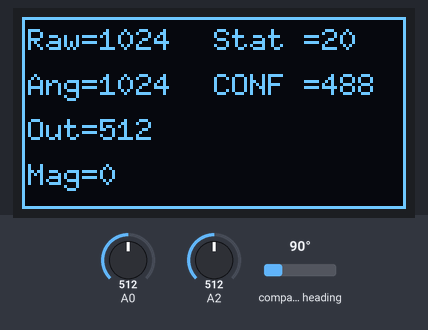
Bench run of a sketch on a simulated Arduino Uno, built with avr-gcc and run on an emulated ATmega328P. Parts: 128×64 one-colour display. Wiring (inferred from the names in the program): AS5600 angle sensor at I2C address 0x36. Inputs (shaded band) come from the test bench; at power-on: compass heading 90°, A2 = 512, A0 = 512. What the sketch prints to the serial monitor is not drawn.

Above: at 1.4 s.
1.5 s: compass heading set to 7°
At 4.7 s:
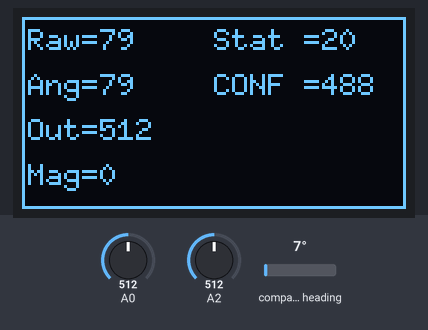
5.0 s: A2 set to 716
At 6.9 s:
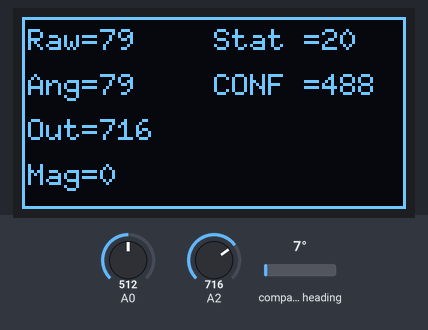
7.7 s: compass heading set to 180°
At 10.1 s:
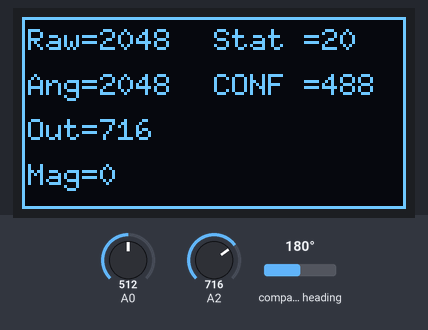
10.4 s: A2 set to 900
At 12.6 s:
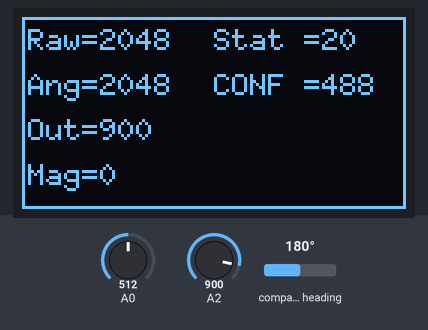
13.2 s: compass heading set to 269°
At 14.9 s:
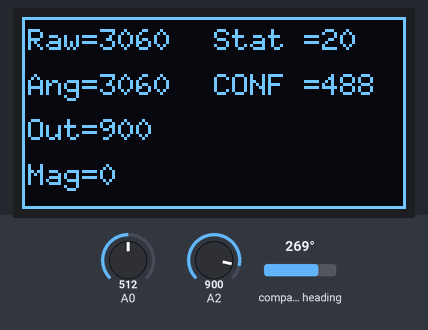
15.9 s: A2 set to 1023
At 17.6 s:
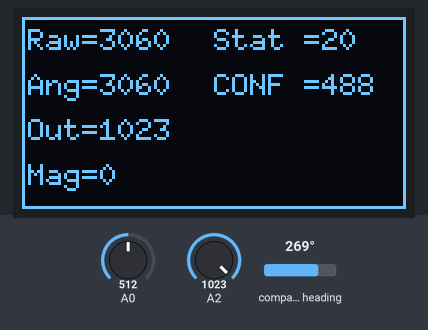
Timing chart, 0 to 19.1 s (numbered marks = the images above; inputs shaded):
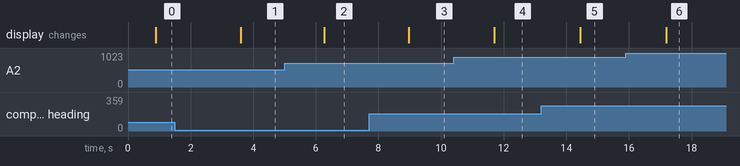

The sketch:

AS5600_Driver.ino
```cpp
/*
    Name		:	AS5600_Driver.ino
    Created		:	12-Feb-2020 21:56:00
    Author		:	Oscar goos
	Code		:	C++, Flash: , RAM:
	Contrcoller	:	ATmega328
	Last tested	:
	Notes		:   AS5600_reg.ml=1 when .magnitude <=~1800, .md=1 when magnitude>=480, .mh=1 when could not bedetected
				:	Arduno is little endian. LSB is at lowest address
				:	If you program MANG MPOS will be 0, if you program MPOS MAN will be zero
				:	Burn cmd 0x10, 0x20 are software cmd's to copy NVM to 5600 angle registers;  BURN(cmd=0x40) and BURN(cmd=0x80) are hardware commands
				:	BURN angle   (ZPOS, MPOS)   cmd=0x80 can be executes max 3x, ZMCO is max 0x03;
				:	BURN setting (MANG, CONFIG) cmd=0x40 can be executed max 1x,  when ZMCO=0 (BURN angle never executed).
				:	BURN CMD=0x10, 0x40, 0x80 tested but not with real I2C writes to the AS5600,  cmd=0x20 is tested and it copies the NVM values to AS5600 registers
*/

#include <U8glib.h>
#include <Wire.h>

enum cmd  {ZMCO=0, ZPOS=1, MPOS=3, MANG=5, CONF=7, RANG=0x0C, ANG=0x0E, STAT=0x0B, AGC=0x1A, MAGN=0x1B, BURN=0xFF, ALL=2, INIT=4};

//union stat_reg {
//struct stat {
//		uint8_t		dummy1	: 3;								// dummy bits
//		uint8_t		mh		: 1;								// Magnetic field to high Flag
//		uint8_t		ml		: 1;								// Magnetic field to low Flag
//		uint8_t		md		: 1;								// Magnetic field available flag
//		uint8_t		dummy2	: 2;								// dummy bits
//	} stat;
// uint8_t	stat;
//};


struct AS5600_regs {
	uint8_t			init_flag;									// Flag to check f AS5600 is initialised, Call
	uint8_t			zmco;										// Prog Counter that shows nr of time MPOS and ZPOS has been written prog cmd=0x40, max value 0x02 (3x)
	uint16_t		zpos;										// Zero postion angle
	uint16_t		mpos;										// Max  postion angle
	uint16_t		mang;										// Max Angle range 18...360 degree.
	struct conf {
		uint8_t		pm		: 2;								// Power Mode : 00 = NOM, 01 = LPM1, 10 = LPM2, 11 = LPM3
		uint8_t		hyst	: 2;								// Hysteresis : 00 = OFF, 01 = 1 LSB, 10 = 2 LSBs, 11 = 3 LSBs
		uint8_t		outs	: 2;								// Ouput Stage Mode	: 00 = analog (range 0%..100%),  01 = analog range 10%..90%, (Range GND..VDD),  10 = digital PWM
		uint8_t		pwmf	: 2;								// PWM Frequency: 	00 = 115 Hz; 01 = 230 Hz; 10 = 460 Hz; 11 = 920 Hz
		uint8_t		sf		: 2;								// Slow Filter	: 00 = 16x (1); 01 = 8x; 10 = 4x; 11 = 2x
		uint8_t		fth		: 3;								// Fast Filter trhreshold : 000 = slow filter only, 001 = 6 LSBs, 010 = 7 LSBs, 011 = 9 LSBs,100 = 18 LSBs, 101 = 21 LSBs, 110 = 24 LSBs, 111 = 10 LSBs
		uint8_t		wd		: 1;								// Watch Dog	:	0 = OFF, 1 = ON
		uint8_t		dummy0	: 2;								// dummy bits
	}conf;
	uint16_t		raw_angle;									// Unscale un modified angle value
	uint16_t		angle;										// Scale modified angle value
	struct stat {
		uint8_t		dummy1	: 3;								// dummy bits
		uint8_t		mh		: 1;								// Magnetic field to high Flag
		uint8_t		ml		: 1;								// Magnetic field to low Flag
		uint8_t		md		: 1;								// Magnetic field available flag
		uint8_t		dummy2	: 2;								// dummy bits
	} stat;
	uint8_t			agc;										// Value of the AGC feeback amplifier
	uint16_t		magnitude;									// Magnetic field value
	uint8_t			burn;										// Command register to burn settings cmd=0x40 or burn angle values cmd=0x80
																// MANG can only be programmed when ZMCO=0x00, max time programable 1x
} __attribute__((packed, aligned(1))) AS5600_reg = { false,  0,0x00A,0x0FEC,0x0000, {0,2,0,2, 0,0x01,0,0}, 0,0, {0,0,0,0,0} ,0,0,0 };


uint16_t AS5600_Driver(uint8_t cmd, uint8_t rw, uint16_t par) {
	uint16_t reg;
	if (AS5600_reg.init_flag == false) cmd = INIT;				// Call AS5600_Driver(ALL, 'r', 0); first time and it auto initialises the AR5600
	switch (cmd) {
		case INIT: {
			AS5600_reg.init_flag = true;
			AS5600_Driver(CONF, 'w', *(uint16_t*)&AS5600_reg.conf);
			if ((AS5600_reg.mang == 0x000) && ((AS5600_reg.zpos != 0x000) || (AS5600_reg.mpos != 0x000))) {
				AS5600_Driver(ZPOS, 'w', AS5600_reg.zpos);
				AS5600_Driver(MPOS, 'w', AS5600_reg.mpos);
			}
			else AS5600_Driver(MANG, 'w', AS5600_reg.mang);
			AS5600_Driver(ALL,  'r', 0);
		} break;
		case ALL: { }
		case ZMCO: {
			if( rw=='r' ) AS5600_reg.zmco				 = (uint8_t)I2C_Read(ZMCO, sizeof(AS5600_reg.zmco)) & 0x03;
		} if (cmd!=ALL) break;
		case ZPOS: {
			if( rw=='r' ) AS5600_reg.zpos				 = I2C_Read(ZPOS, sizeof(AS5600_reg.zpos)) & 0x0FFF;
			if (rw == 'w') I2C_Write(ZPOS, sizeof(AS5600_reg.zpos), (I2C_Read(ZPOS, sizeof(AS5600_reg.zpos)) & 0xF000) | AS5600_reg.zpos);
			delay(1);
		}  if (cmd!=ALL) break;
		case MPOS: {
			if( rw == 'r' ) AS5600_reg.mpos				 = I2C_Read(MPOS, sizeof(AS5600_reg.mpos)) & 0x0FFF;
			if (rw == 'w') I2C_Write( MPOS, sizeof(AS5600_reg.mpos), (I2C_Read(ZPOS, sizeof(AS5600_reg.mpos)) & 0xF000) | AS5600_reg.mpos );
			delay(1);
		}  if (cmd!=ALL) break;
		case MANG: {
			if( rw == 'r') AS5600_reg.mang				 = I2C_Read(MANG, sizeof(AS5600_reg.mang)) & 0x0FFF;
			if (rw == 'w') I2C_Write( MANG, sizeof(AS5600_reg.mang), (I2C_Read(ZPOS, sizeof(AS5600_reg.mang)) & 0xF000) | AS5600_reg.mang);
			delay(1);
		}  if (cmd!=ALL) break;
		case CONF: {
			if( rw == 'r') *(uint16_t*)&AS5600_reg.conf	 = I2C_Read(CONF, sizeof(AS5600_reg.conf)) & 0x3FFF;
			if (rw == 'w')  I2C_Write( CONF, sizeof(AS5600_reg.conf), (I2C_Read(ZPOS, sizeof(AS5600_reg.conf)) & 0xC000) | *(uint16_t*)&AS5600_reg.conf);
		}  if (cmd!=ALL) break;

		case RANG: {
			if( rw=='r' ) AS5600_reg.raw_angle			 = I2C_Read(RANG, sizeof(AS5600_reg.raw_angle)) & 0x0FFF;
		}  if (cmd!=ALL) break;
		case ANG: {
			if( rw=='r' ) AS5600_reg.angle				 = I2C_Read(ANG, sizeof(AS5600_reg.angle)) & 0x0FFF;
		}  if (cmd!=ALL) break;

		case STAT: {
			if (rw == 'r')* (uint8_t*)& AS5600_reg.stat = (uint8_t)I2C_Read(STAT, sizeof(AS5600_reg.stat)) & 0x38;
		} if (cmd!=ALL) break;
		case AGC: {
			if( rw=='r' ) AS5600_reg.agc				 = (uint8_t)I2C_Read(AGC, sizeof(AS5600_reg.agc)) & 0xFF;
		}  if (cmd!=ALL) break;
		case MAGN: {
			if( rw=='r' ) AS5600_reg.magnitude			 = I2C_Read(MAGN, sizeof(AS5600_reg.magnitude)) & 0x0FFF;
		}  break;
		case BURN: {											// Burn Commands  prog Setting=Ox40, Prog Angles=0X80,   load ZPOS=0x01, Load MPOS=0x11, Load MANG=0x10
			if ((rw == 'w') && (AS5600_reg.zmco == 0x00) && (par == 0x40 || par == 0x10))	Serial.print("I2C_Write(BURN, 1, 0x40)\r"); // I2C_Write(BURN, 1, 0x40);
			if ((rw == 'w') && (AS5600_reg.zmco  < 0x03) && (par == 0x80 || par == 0x10 ) && (AS5600_reg.stat.md == 0x01) ) Serial.print("I2C_Write(BURN, 1, 0x80)\r"); //I2C_Write(BURN, 1, 0x80);
				delay(1);
			if ( (rw == 'r') && (par == 0x20) ) {
				I2C_Write(BURN, 1, 0x01);						// Copy NVM ZPOS value to AS6500 register ZPOS
				I2C_Write(BURN, 1, 0x10);						// Copy NVM MPOS value to AS6500 register MPOS
				I2C_Write(BURN, 1, 0x11);						// Copy NVM MANG value to AS6500 register MPOS
			}
		} break;
	}
}

#define			STOP			true
#define			AS5600_ADR		0x36

uint16_t I2C_Read(uint8_t regptr, uint8_t cnt) {
	Wire.beginTransmission(AS5600_ADR);
	Wire.write(regptr);
	Wire.endTransmission();
	Wire.requestFrom((uint8_t)AS5600_ADR, cnt, (uint8_t)STOP);
	if (cnt==1) return (uint16_t) Wire.read();
	if (cnt==2) return (Wire.read() << 8 | Wire.read()) ;
}

uint16_t I2C_Write(uint8_t regptr, uint8_t cnt, uint16_t par) {
	Wire.beginTransmission(AS5600_ADR);
	Wire.write(regptr);
	if (cnt == 2) { Wire.write(par >> 8); Wire.write(par); }
	if (cnt == 1) { Wire.write(par); }
	Wire.endTransmission();
}


U8GLIB_SH1106_128X64 u8g(U8G_I2C_OPT_NONE);
uint8_t lcnt=0;

void setup() {
  Serial.begin(115200);
  // Show the inital setting values
  Serial.print(F("ZMCO\t\t"));   Serial.print(F("ZPOS\t\t"));  Serial.print(F("MPOS\t\t"));   Serial.print(F("MANG\t\t")); Serial.print(F("CONF\t\t")); Serial.print("\r");
  Serial.print(AS5600_reg.zmco);  Serial.print(F("\t\t"));Serial.print(AS5600_reg.zpos,HEX);  Serial.print(F("\t\t"));Serial.print(AS5600_reg.mpos,HEX);  Serial.print(F("\t\t"));
  Serial.print(AS5600_reg.mang,HEX);  Serial.print(F("\t\t"));Serial.print(*(uint16_t*)&AS5600_reg.conf,HEX);  Serial.print("\r");
  // Init AS6500 and Show the read back inital setting values
  AS5600_Driver(ALL, 'r', 0);
  Serial.print(AS5600_reg.zmco);  Serial.print(F("\t\t"));Serial.print(AS5600_reg.zpos,HEX);  Serial.print(F("\t\t"));Serial.print(AS5600_reg.mpos,HEX);  Serial.print(F("\t\t"));
  Serial.print(AS5600_reg.mang,HEX);  Serial.print(F("\t\t"));Serial.print(*(uint16_t*)&AS5600_reg.conf,HEX);   Serial.print("\n");
  // Both displayes lines of values should be the same.

  AS5600_Driver(BURN, 'w', 0x10);							//Run the Burn commands 0x10, 0x20, 0x40, 0x80
  AS5600_Driver(BURN, 'w', 0x40);
  AS5600_Driver(BURN, 'w', 0x80);
  //AS5600_Driver(BURN, 'r', 0x20);

  AS5600_Driver(ALL, 'r', 0);								// Show if the NvM was copie back to AS5600 regeisters
  Serial.print(AS5600_reg.zmco);  Serial.print(F("\t\t"));Serial.print(AS5600_reg.zpos,HEX);  Serial.print(F("\t\t"));Serial.print(AS5600_reg.mpos,HEX);  Serial.print(F("\t\t"));
  Serial.print(AS5600_reg.mang,HEX);  Serial.print(F("\t\t"));Serial.print(*(uint16_t*)&AS5600_reg.conf,HEX);   Serial.print("\n");

  u8g_prepare();
}

void loop() {
  AS5600_Driver(ALL, 'r', 0);
  if ((lcnt++) % 5 == 0) {
	  Serial.print(F("Raw A\t"));   Serial.print(F("Angle\t"));  Serial.print(F("AGC\t"));   Serial.print(F("Magn Fld\t")); Serial.print(F("stats\t"));
	  Serial.print(F("Conf\t"));  Serial.print(F("out")); Serial.print("\n");
  }
  Serial.print(AS5600_reg.raw_angle);  Serial.print(F("\t")); Serial.print(AS5600_reg.angle); Serial.print(F("\t")); Serial.print(AS5600_reg.agc, HEX);  Serial.print(F("\t"));
  Serial.print(AS5600_reg.magnitude);  Serial.print(F("\t\t"));Serial.print(*(uint8_t*)& AS5600_reg.stat,HEX);  Serial.print(F("\t")); Serial.print(*(uint16_t*)& AS5600_reg.conf,HEX);
  Serial.print(F("\t")); Serial.print(analogRead(A0));
  Serial.print(F("\n"));
  delay(500);
  draw();
  delay(500);
}


void u8g_prepare(void) {
	//  u8g.setFont(u8g_font_8x13B);
	u8g.setFont(u8g_font_6x10);
	u8g.setFontRefHeightExtendedText();
	// u8g.setDefaultForegroundColor();
	u8g.setFontPosTop();
	//  u8g.setRot270();
}

void draw(void) {
	u8g.firstPage();
	do {
		u8g.drawFrame(0, 0, 128, 64);
		//	u8g.drawFrame(1,1,126,62);
		u8g.drawStr(2, 3, String("Raw=" + String(AS5600_reg.raw_angle,DEC) + "").c_str());
//		u8g.drawLine(0, 15, 127, 15);
		u8g.drawStr(2, 18, String("Ang=" + String(AS5600_reg.angle, DEC) + "").c_str());
		u8g.drawStr(2, 33, String("Out=" + String(analogRead(A2),DEC) +"").c_str() );
		u8g.drawStr(2, 48, String("Mag=" + String(AS5600_reg.magnitude,DEC) +"").c_str() );
//		u8g.drawStr(64, 3, F("PF=89.1\xB0"));
		u8g.drawStr(64, 3, String("Stat =" + String(*(uint8_t*)& AS5600_reg.stat,HEX)).c_str());
		u8g.drawStr(64, 18, ("CONF =" + String(*(uint16_t*)& AS5600_reg.conf, HEX)).c_str());
//		u8g.drawStr(64, 33, String("Frq =" + String(power.freq,1)).c_str());
		/*u8g.drawBox(64, 33, 10, 10);
		u8g.drawCircle(84, 38, 5);
		u8g.drawDisc(99, 38, 5);
		u8g.drawTriangle(109, 44, 119, 44, 114, 33);*/
//		u8g.drawStr(64, 48, RTC.RTC.tmstr);
	} while (u8g.nextPage());
}
```

Measured:
- after the input at 1.5 s, the display: changes after 2.1 s (image 1)
- after the input at 5.0 s, the display: changes after 1.3 s (image 2)
- after the input at 7.7 s, the display: changes after 1.3 s (image 3)
- after the input at 10.4 s, the display: changes after 1.3 s (image 4)
- after the input at 13.2 s, the display: changes after 1.2 s (image 5)
- after the input at 15.9 s, the display: changes after 1.3 s (image 6)
